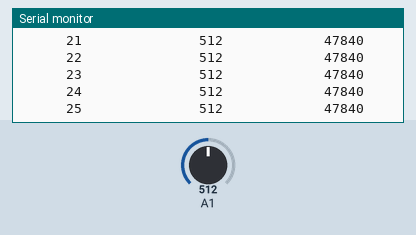
A sketch run on a simulated Arduino Uno, built with avr-gcc and run on an emulated ATmega328P. Parts: the last lines printed to the serial monitor. The test bench sets the inputs (shaded band); at power-on: A1 = 512.

Above: at 1.2 s.
1.3 s: A1 set to 109
At 1.3 s:
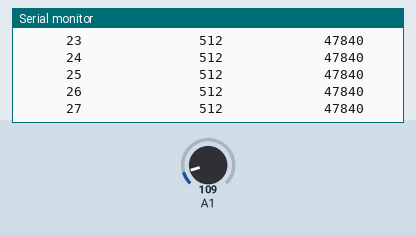
2.8 s: A1 set to 93
At 2.83 s:
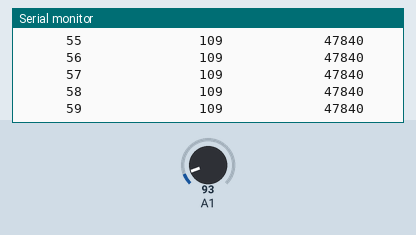
14.8 s: A1 set to 8
At 14.8 s:
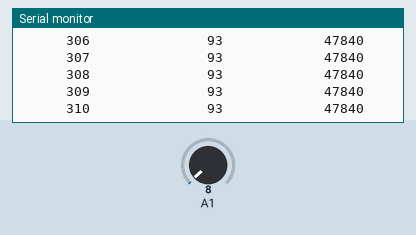
16.3 s: A1 set to 11
At 16.3 s:
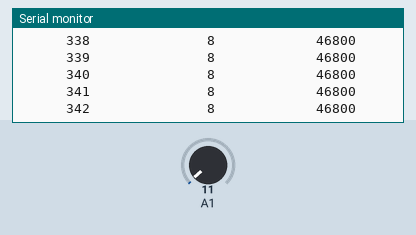
Timing chart, 0 to 19.3 s (numbered marks = the images above; inputs shaded):
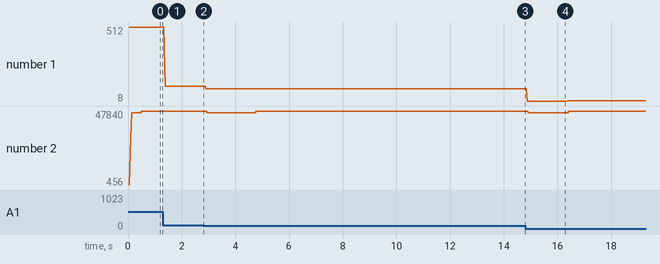

The sketch:

SensorPolling.ino
```cpp
int i = 0;
int x = 0;
unsigned long t1, t2, t;

void setup() {
  // put your setup code here, to run once:
  Serial.begin(9600);
  while(!Serial);
  Serial.println("Sample Number    Sensor Reading    Time Difference");
}

void loop(){
  t1 = t2;
  t2 = micros();
  x = analogRead(A1);
  delayMicroseconds(6812);
  i++;
  t = t2 - t1;
  Serial.print("      ");
  Serial.print(i);
  Serial.print("               ");
  Serial.print(x);
  Serial.print("             ");
  Serial.println(t);
}
```

Measured:
- plotted number 1: 512 → 109 after the input at 1.3 s
